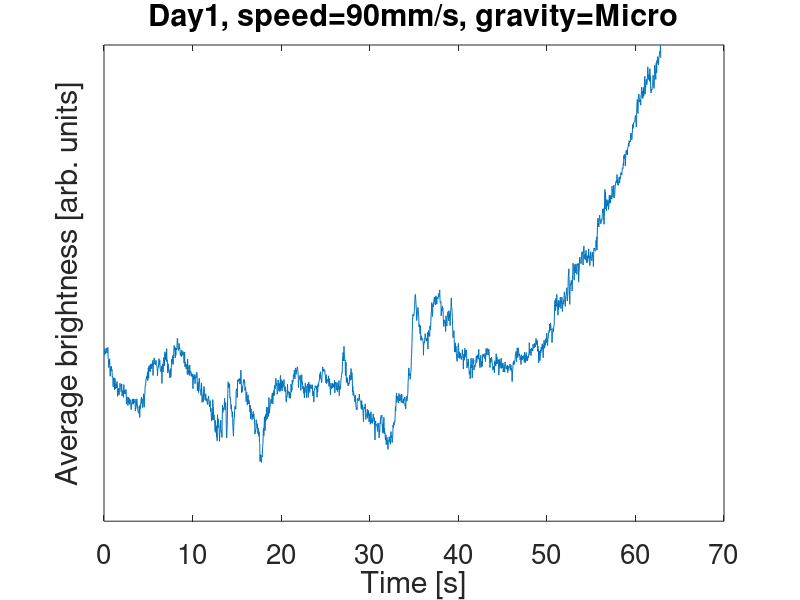

The MATLAB script that drew this image: (Note: this script raises an error after producing the figure.)
% Load in the final data that was analyzed
% Loads in the following variable(s): trials
load('AnalyzedData.mat')


figureWidth = 500;
figureHeight = 400;
fontSize = 20;

% These options are for export_fig; for more info, see the github repo
% below:
% https://github.com/altmany/export_fig/
exportOptions = '-nocrop -painters';

for i=1: length(trials)
    % Create brightness graph
    % Figure number doesn't really matter, so long as it is unique
    figure(3*i);
    set(gcf, 'Position', [0, 0, figureWidth, figureHeight]);
    % Normalize the data, so we can later compare it to the gsquared values
    % This normalization may mess with the data and we may not want to do
    % it, not entirely sure though
    brightnessData = (trials(i).results.averageBrightness - mean(trials(i).results.averageBrightness));
    brightnessData = brightnessData / max(brightnessData);
    plot(trials(i).results.frameTime, brightnessData);
    
    % Create the title
    titleStr = strcat('Day ', char(trials(i).day), ', speed=', char(trials(i).speed), 'mm/s, gravity=', char(trials(i).gravity));
    title(titleStr);
    
    xlabel('Time [s]');
    ylabel('Average brightness [arb. units]');
    % Since we have weird units, we don't need y ticks
    set(gca,'ytick',[]);
    set(gca,'yticklabel',[]);
    % Make the graph not pop up (since we'll be saving it to a file
    %set(gcf,'visible','off')
    % Set the font size
    set(gca, 'FontSize', fontSize);
    
    % Now save the figure
    saveFilePath = strcat('Output/', 'Day', char(trials(i).day), '-', char(trials(i).gravity), '-', char(trials(i).speed), 'mms-Brightness.fig');
    saveFilePathPNG = strcat('Output-PNG/', 'Day', char(trials(i).day), '-', char(trials(i).gravity), '-', char(trials(i).speed), 'mms-Brightness');
    savefig(saveFilePath);
    % We use the export fig function from: https://github.com/altmany/export_fig/
    % To add it to your path, run 'pathtool' in the command line and choose
    % the folder where you have downloaded the files from the repo
    % We define out options above so that everything can be uniform and
    % easily changed
    export_fig(saveFilePathPNG);
    %clf
    
    % Create gsquared graph
    figure(3*i + 1);
    set(gcf, 'Position', [0, 0, figureWidth, figureHeight]);
    % Normalize; see note about normalization above with brightness
    gsquaredData = (trials(i).results.averageGSquared - mean(trials(i).results.averageGSquared));
    gsquaredData = gsquaredData / max(gsquaredData);
    plot(trials(i).results.frameTime, gsquaredData);
    
    % Create the title
    title(titleStr);
    
    xlabel('Time [s]');
    ylabel(' Average G-squared [arb. units]');
    % Since we have weird units, we don't need y ticks
    set(gca,'ytick',[]);
    set(gca,'yticklabel',[]);
    % Make the graph not pop up (since we'll be saving it to a file
    set(gcf,'visible','off')
    % Set the font size
    set(gca, 'FontSize', fontSize);

    % Now save the figure
    saveFilePath = strcat('Output/', 'Day', char(trials(i).day), '-', char(trials(i).gravity), '-', char(trials(i).speed), 'mms-GSquared.fig');
    saveFilePathPNG = strcat('Output-PNG/', 'Day', char(trials(i).day), '-', char(trials(i).gravity), '-', char(trials(i).speed), 'mms-GSquared');
    savefig(saveFilePath);
    export_fig(saveFilePathPNG);
    %clf
    
    % Create comparison graph
    figure(3*i + 2);
    set(gcf, 'Position', [0, 0, figureWidth, figureHeight]);
    hold on
    plot(trials(i).results.frameTime, brightnessData);
    plot(trials(i).results.frameTime, gsquaredData);
    
    % Create the title
    title(titleStr);
        
    xlabel('Time [s]');
    ylabel(' Average G-squared / Average brightness [arb. units]');
    % Since we have weird units, we don't need y ticks
    set(gca,'ytick',[]);
    set(gca,'yticklabel',[]);
    % Make the graph not pop up (since we'll be saving it to a file
    set(gcf,'visible','off')
    % Set the font size
    set(gca, 'FontSize', fontSize);

    % Make sure we have a legend
    legend('Average brightness', 'Average G-Squared');
    
    % Now save the figure
    saveFilePath = strcat('Output/', 'Day', char(trials(i).day), '-', char(trials(i).gravity), '-', char(trials(i).speed), 'mms-Comparison.fig');
    saveFilePathPNG = strcat('Output-PNG/', 'Day', char(trials(i).day), '-', char(trials(i).gravity), '-', char(trials(i).speed), 'mms-Comparison');
    savefig(saveFilePath);
    export_fig(saveFilePathPNG);
    %clf
end